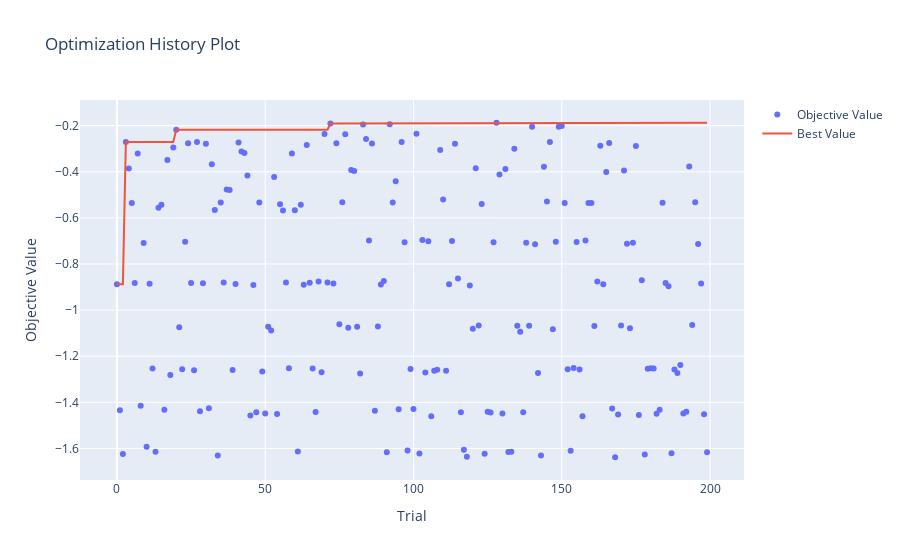

This figure's notebook cell:
### Markdown cell above
# Optuna Vizualisations

- **Optimization History Plot**

  - **Function**: `optuna.visualization.plot_optimization_history(study)`
  - **Description**: Shows the objective values of all trials over time.
  - **Utility**: Helps understand the progress and convergence of the optimization process.

- **Parallel Coordinate Plot**

  - **Function**: `optuna.visualization.plot_parallel_coordinate(study)`
  - **Description**: Visualizes the relationship between multiple hyperparameters and the objective value.
  - **Utility**: Identifies hyperparameters' impact on the objective value and their interactions.

- **Contour Plot**

  - **Function**: `optuna.visualization.plot_contour(study)`
  - **Description**: Displays a contour map of the objective value with respect to two hyperparameters at a time.
  - **Utility**: Visualizes interactions between hyperparameters and highlights optimal regions.

- **Slice Plot**

  - **Function**: `optuna.visualization.plot_slice(study)`
  - **Description**: Shows the relationship between individual hyperparameters and the objective value.
  - **Utility**: Helps understand the distribution of objective values relative to each hyperparameter.

- **Importance Plot**

  - **Function**: `optuna.visualization.plot_param_importances(study)`
  - **Description**: Displays the relative importance of each hyperparameter in determining the objective value.
  - **Utility**: Identifies critical hyperparameters for optimizing the objective function.

- **EDF (Empirical Distribution Function) Plot**
  - **Function**: `optuna.visualization.plot_edf(study)`
  - **Description**: Shows the cumulative distribution of the objective values from the trials.
  - **Utility**: Understands the overall distribution and quality of solutions found during optimization.

### Code cell
optuna.visualization.plot_optimization_history(study)

### Figure 1 — Plotly figure (JSON) as saved in the notebook; plotly's stock layout.template omitted (floating-point values rounded to 4 significant figures; data arrays with more than 128 entries replaced by an {"elided": "..."} marker saying what was removed)
{"data": [{"mode": "markers", "name": "Objective Value", "type": "scatter", "x": {"elided": "200 int values"}, "y": {"elided": "200 float values"}}, {"mode": "lines", "name": "Best Value", "type": "scatter", "x": {"elided": "200 int values"}, "y": {"elided": "200 float values"}}, {"marker": {"color": "#cccccc"}, "mode": "markers", "name": "Infeasible Trial", "showlegend": false, "type": "scatter", "x": [], "y": []}], "layout": {"title": {"text": "Optimization History Plot"}, "xaxis": {"title": {"text": "Trial"}}, "yaxis": {"title": {"text": "Objective Value"}}}}
